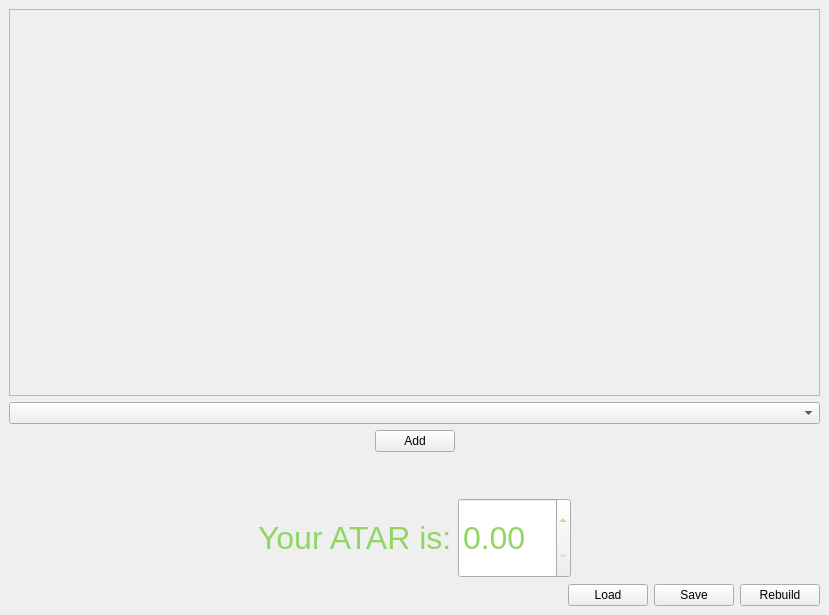
<?xml version="1.0" encoding="UTF-8"?>
<ui version="4.0">
 <class>mainwindow</class>
 <widget class="QMainWindow" name="mainwindow">
  <property name="geometry">
   <rect>
    <x>0</x>
    <y>0</y>
    <width>829</width>
    <height>615</height>
   </rect>
  </property>
  <property name="windowTitle">
   <string>mainwindow</string>
  </property>
  <widget class="QWidget" name="centralwidget">
   <property name="autoFillBackground">
    <bool>true</bool>
   </property>
   <layout class="QGridLayout" name="gridLayout">
    <item row="0" column="0">
     <widget class="QScrollArea" name="scrollArea">
      <property name="minimumSize">
       <size>
        <width>0</width>
        <height>300</height>
       </size>
      </property>
      <property name="maximumSize">
       <size>
        <width>16777215</width>
        <height>1000</height>
       </size>
      </property>
      <property name="widgetResizable">
       <bool>true</bool>
      </property>
      <property name="alignment">
       <set>Qt::AlignmentFlag::AlignHCenter|Qt::AlignmentFlag::AlignTop</set>
      </property>
      <widget class="QWidget" name="scrollAreaWidgetContents_2">
       <property name="geometry">
        <rect>
         <x>0</x>
         <y>0</y>
         <width>809</width>
         <height>336</height>
        </rect>
       </property>
       <property name="minimumSize">
        <size>
         <width>0</width>
         <height>300</height>
        </size>
       </property>
       <layout class="QGridLayout" name="gridLayout_2">
        <item row="0" column="0">
         <layout class="QVBoxLayout" name="SubjectLayout">
          <property name="sizeConstraint">
           <enum>QLayout::SizeConstraint::SetMinimumSize</enum>
          </property>
         </layout>
        </item>
       </layout>
      </widget>
     </widget>
    </item>
    <item row="3" column="0">
     <spacer name="verticalSpacer">
      <property name="orientation">
       <enum>Qt::Orientation::Vertical</enum>
      </property>
      <property name="sizeType">
       <enum>QSizePolicy::Policy::Minimum</enum>
      </property>
      <property name="sizeHint" stdset="0">
       <size>
        <width>20</width>
        <height>40</height>
       </size>
      </property>
     </spacer>
    </item>
    <item row="6" column="0">
     <layout class="QHBoxLayout" name="horizontalLayout" stretch="0,0,0,0">
      <property name="spacing">
       <number>6</number>
      </property>
      <property name="sizeConstraint">
       <enum>QLayout::SizeConstraint::SetMaximumSize</enum>
      </property>
      <property name="leftMargin">
       <number>0</number>
      </property>
      <item>
       <spacer name="horizontalSpacer">
        <property name="orientation">
         <enum>Qt::Orientation::Horizontal</enum>
        </property>
        <property name="sizeHint" stdset="0">
         <size>
          <width>40</width>
          <height>20</height>
         </size>
        </property>
       </spacer>
      </item>
      <item>
       <widget class="QPushButton" name="pushBtn">
        <property name="text">
         <string>Load</string>
        </property>
       </widget>
      </item>
      <item>
       <widget class="QPushButton" name="saveBtn">
        <property name="text">
         <string>Save</string>
        </property>
       </widget>
      </item>
      <item>
       <widget class="QPushButton" name="redownloadDataBtn">
        <property name="toolTip">
         <string>Redownload the VTAC/VCAA data</string>
        </property>
        <property name="autoFillBackground">
         <bool>false</bool>
        </property>
        <property name="text">
         <string>Rebuild</string>
        </property>
        <property name="flat">
         <bool>false</bool>
        </property>
       </widget>
      </item>
     </layout>
    </item>
    <item row="5" column="0">
     <layout class="QHBoxLayout" name="AtarResult">
      <item>
       <spacer name="horizontalSpacer_5">
        <property name="orientation">
         <enum>Qt::Orientation::Horizontal</enum>
        </property>
        <property name="sizeHint" stdset="0">
         <size>
          <width>40</width>
          <height>20</height>
         </size>
        </property>
       </spacer>
      </item>
      <item>
       <widget class="QLabel" name="AtarLbl">
        <property name="maximumSize">
         <size>
          <width>16777215</width>
          <height>80</height>
         </size>
        </property>
        <property name="styleSheet">
         <string notr="true">font-size: 32px; color: #8fd663;</string>
        </property>
        <property name="text">
         <string>Your ATAR is:</string>
        </property>
       </widget>
      </item>
      <item>
       <widget class="QDoubleSpinBox" name="NumAtarRes">
        <property name="enabled">
         <bool>true</bool>
        </property>
        <property name="minimumSize">
         <size>
          <width>80</width>
          <height>80</height>
         </size>
        </property>
        <property name="styleSheet">
         <string notr="true">font-size: 32px; color: #8fd663;</string>
        </property>
       </widget>
      </item>
      <item>
       <spacer name="horizontalSpacer_4">
        <property name="orientation">
         <enum>Qt::Orientation::Horizontal</enum>
        </property>
        <property name="sizeHint" stdset="0">
         <size>
          <width>40</width>
          <height>20</height>
         </size>
        </property>
       </spacer>
      </item>
     </layout>
    </item>
    <item row="1" column="0">
     <layout class="QVBoxLayout" name="ClassAdd">
      <item>
       <widget class="QComboBox" name="AddX">
        <property name="currentText">
         <string/>
        </property>
        <property name="placeholderText">
         <string>Class to add</string>
        </property>
       </widget>
      </item>
      <item>
       <layout class="QHBoxLayout" name="AddLayout">
        <item>
         <spacer name="horizontalSpacer_2">
          <property name="orientation">
           <enum>Qt::Orientation::Horizontal</enum>
          </property>
          <property name="sizeHint" stdset="0">
           <size>
            <width>40</width>
            <height>20</height>
           </size>
          </property>
         </spacer>
        </item>
        <item>
         <widget class="QPushButton" name="AddClassBtn">
          <property name="text">
           <string>Add</string>
          </property>
         </widget>
        </item>
        <item>
         <spacer name="horizontalSpacer_3">
          <property name="orientation">
           <enum>Qt::Orientation::Horizontal</enum>
          </property>
          <property name="sizeHint" stdset="0">
           <size>
            <width>40</width>
            <height>20</height>
           </size>
          </property>
         </spacer>
        </item>
       </layout>
      </item>
     </layout>
    </item>
   </layout>
  </widget>
  <widget class="QMenuBar" name="menubar">
   <property name="geometry">
    <rect>
     <x>0</x>
     <y>0</y>
     <width>829</width>
     <height>23</height>
    </rect>
   </property>
  </widget>
 </widget>
 <resources/>
 <connections/>
</ui>
